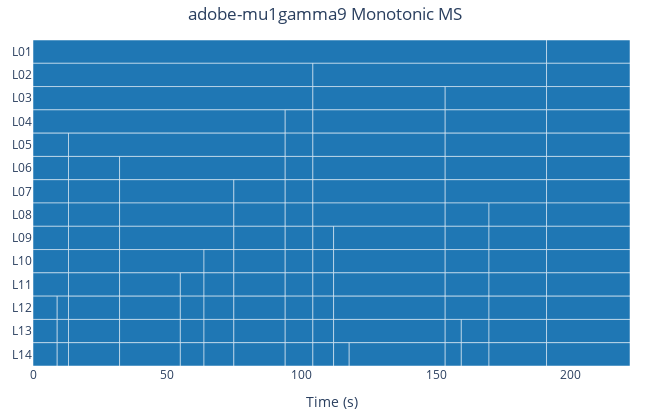

This figure's notebook cell:
### Code cell


### Figure 1 — Plotly figure (JSON) as saved in the notebook; plotly's stock layout.template omitted (floating-point values rounded to 4 significant figures)
{"data": [{"base": [0, 191, 0, 104.1, 191, 0, 104.1, 153.3, 191, 0, 93.8, 104.1, 153.3, 191, 0, 13.2, 93.8, 104.1, 153.3, 191, 0, 13.2, 32.2, 93.8, 104.1, 153.3, 191, 0, 13.2, 32.2, 74.7, 93.8, 104.1, 153.3, 191, 0, 13.2, 32.2, 74.7, 93.8, 104.1, 153.3, 169.6, 191, 0, 13.2, 32.2, 74.7, 93.8, 104.1, 111.8, 153.3, 169.6, 191, 0, 13.2, 32.2, 63.6, 74.7, 93.8, 104.1, 111.8, 153.3, 169.6, 191, 0, 13.2, 32.2, 54.8, 63.6, 74.7, 93.8, 104.1, 111.8, 153.3, 169.6, 191, 0, 9, 13.2, 32.2, 54.8, 63.6, 74.7, 93.8, 104.1, 111.8, 153.3, 169.6, 191, 0, 9, 13.2, 32.2, 54.8, 63.6, 74.7, 93.8, 104.1, 111.8, 153.3, 159.3, 169.6, 191, 0, 9, 13.2, 32.2, 54.8, 63.6, 74.7, 93.8, 104.1, 111.8, 117.6, 153.3, 159.3, 169.6, 191], "customdata": ["<b></b><br>Layer: L01<br>Start: 0.000s<br>End: 191.000s<br>Duration: 191.000s", "<b></b><br>Layer: L01<br>Start: 191.000s<br>End: 222.041s<br>Duration: 31.041s", "<b></b><br>Layer: L02<br>Start: 0.000s<br>End: 104.100s<br>Duration: 104.100s", "<b></b><br>Layer: L02<br>Start: 104.100s<br>End: 191.000s<br>Duration: 86.900s", "<b></b><br>Layer: L02<br>Start: 191.000s<br>End: 222.041s<br>Duration: 31.041s", "<b></b><br>Layer: L03<br>Start: 0.000s<br>End: 104.100s<br>Duration: 104.100s", "<b></b><br>Layer: L03<br>Start: 104.100s<br>End: 153.300s<br>Duration: 49.200s", "<b></b><br>Layer: L03<br>Start: 153.300s<br>End: 191.000s<br>Duration: 37.700s", "<b></b><br>Layer: L03<br>Start: 191.000s<br>End: 222.041s<br>Duration: 31.041s", "<b></b><br>Layer: L04<br>Start: 0.000s<br>End: 93.800s<br>Duration: 93.800s", "<b></b><br>Layer: L04<br>Start: 93.800s<br>End: 104.100s<br>Duration: 10.300s", "<b></b><br>Layer: L04<br>Start: 104.100s<br>End: 153.300s<br>Duration: 49.200s", "<b></b><br>Layer: L04<br>Start: 153.300s<br>End: 191.000s<br>Duration: 37.700s", "<b></b><br>Layer: L04<br>Start: 191.000s<br>End: 222.041s<br>Duration: 31.041s", "<b></b><br>Layer: L05<br>Start: 0.000s<br>End: 13.200s<br>Duration: 13.200s", "<b></b><br>Layer: L05<br>Start: 13.200s<br>End: 93.800s<br>Duration: 80.600s", "<b></b><br>Layer: L05<br>Start: 93.800s<br>End: 104.100s<br>Duration: 10.300s", "<b></b><br>Layer: L05<br>Start: 104.100s<br>End: 153.300s<br>Duration: 49.200s", "<b></b><br>Layer: L05<br>Start: 153.300s<br>End: 191.000s<br>Duration: 37.700s", "<b></b><br>Layer: L05<br>Start: 191.000s<br>End: 222.041s<br>Duration: 31.041s", "<b></b><br>Layer: L06<br>Start: 0.000s<br>End: 13.200s<br>Duration: 13.200s", "<b></b><br>Layer: L06<br>Start: 13.200s<br>End: 32.200s<br>Duration: 19.000s", "<b></b><br>Layer: L06<br>Start: 32.200s<br>End: 93.800s<br>Duration: 61.600s", "<b></b><br>Layer: L06<br>Start: 93.800s<br>End: 104.100s<br>Duration: 10.300s", "<b></b><br>Layer: L06<br>Start: 104.100s<br>End: 153.300s<br>Duration: 49.200s", "<b></b><br>Layer: L06<br>Start: 153.300s<br>End: 191.000s<br>Duration: 37.700s", "<b></b><br>Layer: L06<br>Start: 191.000s<br>End: 222.041s<br>Duration: 31.041s", "<b></b><br>Layer: L07<br>Start: 0.000s<br>End: 13.200s<br>Duration: 13.200s", "<b></b><br>Layer: L07<br>Start: 13.200s<br>End: 32.200s<br>Duration: 19.000s", "<b></b><br>Layer: L07<br>Start: 32.200s<br>End: 74.700s<br>Duration: 42.500s", "<b></b><br>Layer: L07<br>Start: 74.700s<br>End: 93.800s<br>Duration: 19.100s", "<b></b><br>Layer: L07<br>Start: 93.800s<br>End: 104.100s<br>Duration: 10.300s", "<b></b><br>Layer: L07<br>Start: 104.100s<br>End: 153.300s<br>Duration: 49.200s", "<b></b><br>Layer: L07<br>Start: 153.300s<br>End: 191.000s<br>Duration: 37.700s", "<b></b><br>Layer: L07<br>Start: 191.000s<br>End: 222.041s<br>Duration: 31.041s", "<b></b><br>Layer: L08<br>Start: 0.000s<br>End: 13.200s<br>Duration: 13.200s", "<b></b><br>Layer: L08<br>Start: 13.200s<br>End: 32.200s<br>Duration: 19.000s", "<b></b><br>Layer: L08<br>Start: 32.200s<br>End: 74.700s<br>Duration: 42.500s", "<b></b><br>Layer: L08<br>Start: 74.700s<br>End: 93.800s<br>Duration: 19.100s", "<b></b><br>Layer: L08<br>Start: 93.800s<br>End: 104.100s<br>Duration: 10.300s", "<b></b><br>Layer: L08<br>Start: 104.100s<br>End: 153.300s<br>Duration: 49.200s", "<b></b><br>Layer: L08<br>Start: 153.300s<br>End: 169.600s<br>Duration: 16.300s", "<b></b><br>Layer: L08<br>Start: 169.600s<br>End: 191.000s<br>Duration: 21.400s", "<b></b><br>Layer: L08<br>Start: 191.000s<br>End: 222.041s<br>Duration: 31.041s", "<b></b><br>Layer: L09<br>Start: 0.000s<br>End: 13.200s<br>Duration: 13.200s", "<b></b><br>Layer: L09<br>Start: 13.200s<br>End: 32.200s<br>Duration: 19.000s", "<b></b><br>Layer: L09<br>Start: 32.200s<br>End: 74.700s<br>Duration: 42.500s", "<b></b><br>Layer: L09<br>Start: 74.700s<br>End: 93.800s<br>Duration: 19.100s", "<b></b><br>Layer: L09<br>Start: 93.800s<br>End: 104.100s<br>Duration: 10.300s", "<b></b><br>Layer: L09<br>Start: 104.100s<br>End: 111.800s<br>Duration: 7.700s", "<b></b><br>Layer: L09<br>Start: 111.800s<br>End: 153.300s<br>Duration: 41.500s", "<b></b><br>Layer: L09<br>Start: 153.300s<br>End: 169.600s<br>Duration: 16.300s", "<b></b><br>Layer: L09<br>Start: 169.600s<br>End: 191.000s<br>Duration: 21.400s", "<b></b><br>Layer: L09<br>Start: 191.000s<br>End: 222.041s<br>Duration: 31.041s", "<b></b><br>Layer: L10<br>Start: 0.000s<br>End: 13.200s<br>Duration: 13.200s", "<b></b><br>Layer: L10<br>Start: 13.200s<br>End: 32.200s<br>Duration: 19.000s", "<b></b><br>Layer: L10<br>Start: 32.200s<br>End: 63.600s<br>Duration: 31.400s", "<b></b><br>Layer: L10<br>Start: 63.600s<br>End: 74.700s<br>Duration: 11.100s", "<b></b><br>Layer: L10<br>Start: 74.700s<br>End: 93.800s<br>Duration: 19.100s", "<b></b><br>Layer: L10<br>Start: 93.800s<br>End: 104.100s<br>Duration: 10.300s", "<b></b><br>Layer: L10<br>Start: 104.100s<br>End: 111.800s<br>Duration: 7.700s", "<b></b><br>Layer: L10<br>Start: 111.800s<br>End: 153.300s<br>Duration: 41.500s", "<b></b><br>Layer: L10<br>Start: 153.300s<br>End: 169.600s<br>Duration: 16.300s", "<b></b><br>Layer: L10<br>Start: 169.600s<br>End: 191.000s<br>Duration: 21.400s", "<b></b><br>Layer: L10<br>Start: 191.000s<br>End: 222.041s<br>Duration: 31.041s", "<b></b><br>Layer: L11<br>Start: 0.000s<br>End: 13.200s<br>Duration: 13.200s", "<b></b><br>Layer: L11<br>Start: 13.200s<br>End: 32.200s<br>Duration: 19.000s", "<b></b><br>Layer: L11<br>Start: 32.200s<br>End: 54.800s<br>Duration: 22.600s", "<b></b><br>Layer: L11<br>Start: 54.800s<br>End: 63.600s<br>Duration: 8.800s", "<b></b><br>Layer: L11<br>Start: 63.600s<br>End: 74.700s<br>Duration: 11.100s", "<b></b><br>Layer: L11<br>Start: 74.700s<br>End: 93.800s<br>Duration: 19.100s", "<b></b><br>Layer: L11<br>Start: 93.800s<br>End: 104.100s<br>Duration: 10.300s", "<b></b><br>Layer: L11<br>Start: 104.100s<br>End: 111.800s<br>Duration: 7.700s", "<b></b><br>Layer: L11<br>Start: 111.800s<br>End: 153.300s<br>Duration: 41.500s", "<b></b><br>Layer: L11<br>Start: 153.300s<br>End: 169.600s<br>Duration: 16.300s", "<b></b><br>Layer: L11<br>Start: 169.600s<br>End: 191.000s<br>Duration: 21.400s", "<b></b><br>Layer: L11<br>Start: 191.000s<br>End: 222.041s<br>Duration: 31.041s", "<b></b><br>Layer: L12<br>Start: 0.000s<br>End: 9.000s<br>Duration: 9.000s", "<b></b><br>Layer: L12<br>Start: 9.000s<br>End: 13.200s<br>Duration: 4.200s", "<b></b><br>Layer: L12<br>Start: 13.200s<br>End: 32.200s<br>Duration: 19.000s", "<b></b><br>Layer: L12<br>Start: 32.200s<br>End: 54.800s<br>Duration: 22.600s", "<b></b><br>Layer: L12<br>Start: 54.800s<br>End: 63.600s<br>Duration: 8.800s", "<b></b><br>Layer: L12<br>Start: 63.600s<br>End: 74.700s<br>Duration: 11.100s", "<b></b><br>Layer: L12<br>Start: 74.700s<br>End: 93.800s<br>Duration: 19.100s", "<b></b><br>Layer: L12<br>Start: 93.800s<br>End: 104.100s<br>Duration: 10.300s", "<b></b><br>Layer: L12<br>Start: 104.100s<br>End: 111.800s<br>Duration: 7.700s", "<b></b><br>Layer: L12<br>Start: 111.800s<br>End: 153.300s<br>Duration: 41.500s", "<b></b><br>Layer: L12<br>Start: 153.300s<br>End: 169.600s<br>Duration: 16.300s", "<b></b><br>Layer: L12<br>Start: 169.600s<br>End: 191.000s<br>Duration: 21.400s", "<b></b><br>Layer: L12<br>Start: 191.000s<br>End: 222.041s<br>Duration: 31.041s", "<b></b><br>Layer: L13<br>Start: 0.000s<br>End: 9.000s<br>Duration: 9.000s", "<b></b><br>Layer: L13<br>Start: 9.000s<br>End: 13.200s<br>Duration: 4.200s", "<b></b><br>Layer: L13<br>Start: 13.200s<br>End: 32.200s<br>Duration: 19.000s", "<b></b><br>Layer: L13<br>Start: 32.200s<br>End: 54.800s<br>Duration: 22.600s", "<b></b><br>Layer: L13<br>Start: 54.800s<br>End: 63.600s<br>Duration: 8.800s", "<b></b><br>Layer: L13<br>Start: 63.600s<br>End: 74.700s<br>Duration: 11.100s", "<b></b><br>Layer: L13<br>Start: 74.700s<br>End: 93.800s<br>Duration: 19.100s", "<b></b><br>Layer: L13<br>Start: 93.800s<br>End: 104.100s<br>Duration: 10.300s", "<b></b><br>Layer: L13<br>Start: 104.100s<br>End: 111.800s<br>Duration: 7.700s", "<b></b><br>Layer: L13<br>Start: 111.800s<br>End: 153.300s<br>Duration: 41.500s", "<b></b><br>Layer: L13<br>Start: 153.300s<br>End: 159.300s<br>Duration: 6.000s", "<b></b><br>Layer: L13<br>Start: 159.300s<br>End: 169.600s<br>Duration: 10.300s", "<b></b><br>Layer: L13<br>Start: 169.600s<br>End: 191.000s<br>Duration: 21.400s", "<b></b><br>Layer: L13<br>Start: 191.000s<br>End: 222.041s<br>Duration: 31.041s", "<b></b><br>Layer: L14<br>Start: 0.000s<br>End: 9.000s<br>Duration: 9.000s", "<b></b><br>Layer: L14<br>Start: 9.000s<br>End: 13.200s<br>Duration: 4.200s", "<b></b><br>Layer: L14<br>Start: 13.200s<br>End: 32.200s<br>Duration: 19.000s", "<b></b><br>Layer: L14<br>Start: 32.200s<br>End: 54.800s<br>Duration: 22.600s", "<b></b><br>Layer: L14<br>Start: 54.800s<br>End: 63.600s<br>Duration: 8.800s", "<b></b><br>Layer: L14<br>Start: 63.600s<br>End: 74.700s<br>Duration: 11.100s", "<b></b><br>Layer: L14<br>Start: 74.700s<br>End: 93.800s<br>Duration: 19.100s", "<b></b><br>Layer: L14<br>Start: 93.800s<br>End: 104.100s<br>Duration: 10.300s", "<b></b><br>Layer: L14<br>Start: 104.100s<br>End: 111.800s<br>Duration: 7.700s", "<b></b><br>Layer: L14<br>Start: 111.800s<br>End: 117.600s<br>Duration: 5.800s", "<b></b><br>Layer: L14<br>Start: 117.600s<br>End: 153.300s<br>Duration: 35.700s", "<b></b><br>Layer: L14<br>Start: 153.300s<br>End: 159.300s<br>Duration: 6.000s", "<b></b><br>Layer: L14<br>Start: 159.300s<br>End: 169.600s<br>Duration: 10.300s", "<b></b><br>Layer: L14<br>Start: 169.600s<br>End: 191.000s<br>Duration: 21.400s", "<b></b><br>Layer: L14<br>Start: 191.000s<br>End: 222.041s<br>Duration: 31.041s"], "hovertemplate": "%{customdata}<extra></extra>", "insidetextanchor": "middle", "marker": {"color": "#1F77B4", "line": {"color": "white", "width": 0.5}, "pattern": {"fgcolor": "white", "fgopacity": 0.5, "shape": "", "solidity": 0.25}}, "name": "", "orientation": "h", "showlegend": true, "text": ["", "", "", "", "", "", "", "", "", "", "", "", "", "", "", "", "", "", "", "", "", "", "", "", "", "", "", "", "", "", "", "", "", "", "", "", "", "", "", "", "", "", "", "", "", "", "", "", "", "", "", "", "", "", "", "", "", "", "", "", "", "", "", "", "", "", "", "", "", "", "", "", "", "", "", "", "", "", "", "", "", "", "", "", "", "", "", "", "", "", "", "", "", "", "", "", "", "", "", "", "", "", "", "", "", "", "", "", "", "", "", "", "", "", "", "", "", "", ""], "textposition": "inside", "type": "bar", "width": 1, "x": [191, 31.04, 104.1, 86.9, 31.04, 104.1, 49.2, 37.7, 31.04, 93.8, 10.3, 49.2, 37.7, 31.04, 13.2, 80.6, 10.3, 49.2, 37.7, 31.04, 13.2, 19.0, 61.6, 10.3, 49.2, 37.7, 31.04, 13.2, 19.0, 42.5, 19.1, 10.3, 49.2, 37.7, 31.04, 13.2, 19.0, 42.5, 19.1, 10.3, 49.2, 16.3, 21.4, 31.04, 13.2, 19.0, 42.5, 19.1, 10.3, 7.7, 41.5, 16.3, 21.4, 31.04, 13.2, 19.0, 31.4, 11.1, 19.1, 10.3, 7.7, 41.5, 16.3, 21.4, 31.04, 13.2, 19.0, 22.6, 8.8, 11.1, 19.1, 10.3, 7.7, 41.5, 16.3, 21.4, 31.04, 9, 4.2, 19.0, 22.6, 8.8, 11.1, 19.1, 10.3, 7.7, 41.5, 16.3, 21.4, 31.04, 9, 4.2, 19.0, 22.6, 8.8, 11.1, 19.1, 10.3, 7.7, 41.5, 6, 10.3, 21.4, 31.04, 9, 4.2, 19.0, 22.6, 8.8, 11.1, 19.1, 10.3, 7.7, 5.8, 35.7, 6, 10.3, 21.4, 31.04], "y": ["L01", "L01", "L02", "L02", "L02", "L03", "L03", "L03", "L03", "L04", "L04", "L04", "L04", "L04", "L05", "L05", "L05", "L05", "L05", "L05", "L06", "L06", "L06", "L06", "L06", "L06", "L06", "L07", "L07", "L07", "L07", "L07", "L07", "L07", "L07", "L08", "L08", "L08", "L08", "L08", "L08", "L08", "L08", "L08", "L09", "L09", "L09", "L09", "L09", "L09", "L09", "L09", "L09", "L09", "L10", "L10", "L10", "L10", "L10", "L10", "L10", "L10", "L10", "L10", "L10", "L11", "L11", "L11", "L11", "L11", "L11", "L11", "L11", "L11", "L11", "L11", "L11", "L12", "L12", "L12", "L12", "L12", "L12", "L12", "L12", "L12", "L12", "L12", "L12", "L12", "L13", "L13", "L13", "L13", "L13", "L13", "L13", "L13", "L13", "L13", "L13", "L13", "L13", "L13", "L14", "L14", "L14", "L14", "L14", "L14", "L14", "L14", "L14", "L14", "L14", "L14", "L14", "L14", "L14"]}], "layout": {"barmode": "overlay", "height": 420, "margin": {"b": 20, "l": 20, "r": 20, "t": 40}, "showlegend": false, "title": {"text": "adobe-mu1gamma9 Monotonic MS", "x": 0.5}, "width": 650, "xaxis": {"range": [0, 222.0], "title": {"text": "Time (s)"}}, "yaxis": {"categoryarray": ["L14", "L13", "L12", "L11", "L10", "L09", "L08", "L07", "L06", "L05", "L04", "L03", "L02", "L01"], "categoryorder": "array", "title": {}}}}
